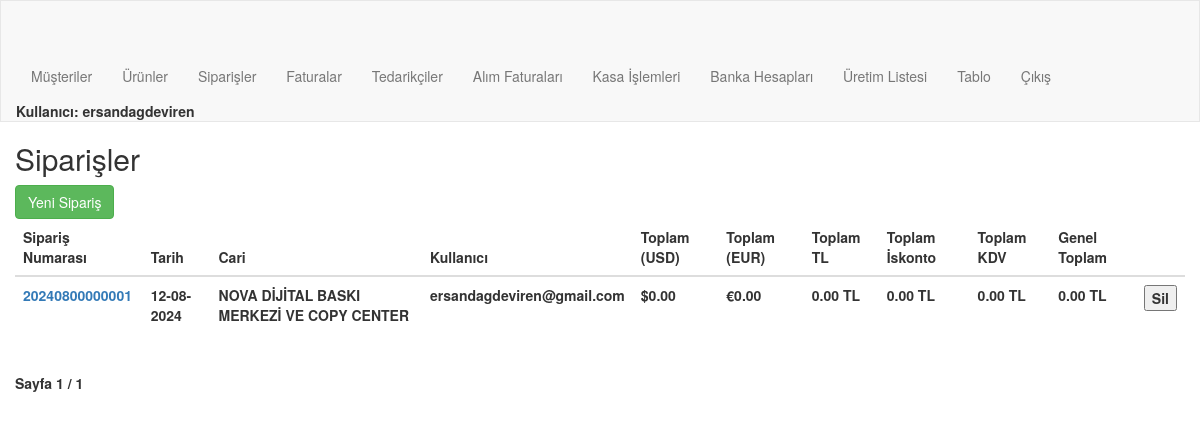
The page /order/orders/ (signed in) on the database as committed earlier.
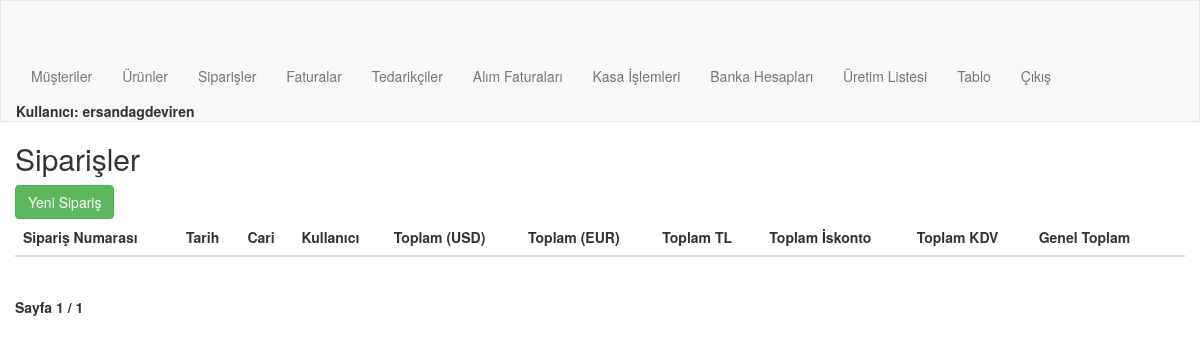
The same page on the database as committed later.
### order/models.py (models this page shows, shortened)
class Order(models.Model):
    order_number = models.CharField(max_length=20, unique=True, blank=True)
    customer = models.ForeignKey(Customer, on_delete=models.PROTECT, related_name="customer_orders")
    date = models.DateTimeField(auto_now_add=True)
    user = models.ForeignKey(User, on_delete=models.CASCADE, related_name="user_orders")
    is_billed = models.BooleanField(default=False)

class Customer(models.Model):
    user = models.ForeignKey(User, on_delete=models.CASCADE, related_name="user_customers",blank=True,null=True)
    customerCode = models.CharField(max_length=50)
    companyName = models.CharField(max_length=50)
    taxOffice = models.CharField(max_length=50)
    tax_number = models.CharField(max_length=50, blank=True)
    name = models.CharField(max_length=50, blank=True)
    middleName = models.CharField(max_length=50, blank=True)
    surname = models.CharField(max_length=50, blank=True)
    city = models.CharField(max_length=50)
    district = models.CharField(max_length=50)
    adress = models.CharField(max_length=250, blank=True)
    shipping_adress=models.CharField(max_length=250, blank=True)
    country = models.CharField(max_length=50, blank=True, default="Türkiye")
    email = models.EmailField(blank=True)
    telephone = models.CharField(max_length=11, blank=True)
    customerType = models.CharField(max_length=50, blank=True)
    contactPerson = models.CharField(max_length=50, blank=True)
    E_invoice=models.BooleanField(default=True)
    def __str__(self):
        return self.companyName

### order/views.py (the view)
# urls.py: path('orders/', views.order_list, name='order_list'),
@login_required
@user_passes_test(is_admin)
def order_list(request):
    if request.method == 'POST':
        order_id = request.POST.get('order_id')
        order = get_object_or_404(Order, id=order_id)
        order.delete()
        return redirect('order:order_list')
    orders = Order.objects.all().order_by('-date')
    orders_with_totals = []
    for order in orders:
        total_amount_usd = 0
        total_amount_eur = 0
        total_amount_tl = 0
        total_tax = 0
        total_discount = 0
        for item in order.order_items.all():
            product = item.product
            if item.discount_rate == 0:
                price_in_tl = item.price * item.quantity * item.currency_rate
                discount = 0
            else:
                price_in_tl = item.price * (100 - item.discount_rate) / 100 * item.quantity * item.currency_rate
                discount = (item.price * item.quantity * item.currency_rate) - (
                        item.price * (100 - item.discount_rate) / 100 * item.quantity * item.currency_rate)
            product_tax = price_in_tl * product.tax / 100
            if str(product.currency) == 'USD':
                total_amount_usd += item.price * item.quantity
            else:  # Assuming it's EUR if not USD
                total_amount_eur += item.price * item.quantity
            total_amount_tl += price_in_tl
            total_tax += product_tax
            total_discount += discount
        total_amount_tl = round(total_amount_tl, 2)
        total_amount_eur = round(total_amount_eur, 2)
        total_amount_usd = round(total_amount_usd, 2)
        total_discount = round(total_discount, 2)
        total_tax = round(total_tax, 2)
        grand_total = total_amount_tl + total_tax
        orders_with_totals.append({
            'order': order,
            'total_amount_usd': f"{total_amount_usd:,.2f}",
            'total_amount_eur': f"{total_amount_eur:,.2f}",
            'total_amount_tl': f"{total_amount_tl:,.2f}",
            'total_discount': f"{total_discount:,.2f}",
            'total_tax': f"{total_tax:,.2f}",
            'grand_total': f"{grand_total:,.2f}",
            'order_date': order.date.strftime('%d-%m-%Y'),  # Adding the order date
        })
    paginator = Paginator(orders_with_totals, 50)  # Show 20 orders per page
    page_number = request.GET.get('page')
    page_obj = paginator.get_page(page_number)
    return render(request, 'order/order_list.html', {'page_obj': page_obj})

### order/models.py (called while the page is built)
    def __str__(self):
        return self.currency

### order/views.py (called while the page is built)
def is_admin(user):
    return user.is_authenticated and user.is_staff

### order/Templates/order/order_list.html (shortened to what this page needs)
{% extends "order/navbar.html" %}
{% block content %}
<body>
    <h2>Siparişler</h2>
    <a href="{% url 'order:customer_list' %}" class="btn btn-success mb-2">Yeni Sipariş</a>
    <table class="table">
        <thead>
            <tr>
                <th>Sipariş Numarası</th>
                <th>Tarih</th>
                <th>Cari</th>
                <th>Kullanıcı</th>
                <th>Toplam (USD)</th>
                <th>Toplam (EUR)</th>
                <th>Toplam TL</th>
                <th>Toplam İskonto</th>
                <th>Toplam KDV</th>
                <th>Genel Toplam</th>
                <th></th>
            </tr>
        </thead>
        <tbody>
            {% for order_with_total in page_obj %}
            {% if not order_with_total.order.is_billed %}
            <tr>
                <td><a href="{% url 'order:order_detail' order_with_total.order.order_number %}">{{ order_with_total.order.order_number }}</a></td>
                <td>{{ order_with_total.order_date }}</td>
                <td>{{ order_with_total.order.customer }}</td>
                <td>{{ order_with_total.order.user.username }}</td>
                <td>${{ order_with_total.total_amount_usd }}</td>
                <td>€{{ order_with_total.total_amount_eur }}</td>
                <td>{{ order_with_total.total_amount_tl }} TL</td>
                <td>{{ order_with_total.total_discount }} TL</td>
                <td>{{ order_with_total.total_tax }} TL</td>
                <td><b>{{ order_with_total.grand_total }} TL</b></td>
                <td>
                    <form method="POST" onsubmit="return confirmDelete();">
                        <button type="submit" name="delete_order">Sil</button>
                    </form>
                </td>
            </tr>
            {% endif %}
            {% endfor %}
        </tbody>
    </table>
    <div class="pagination">
        <span class="step-links">
            <span class="current">
                Sayfa {{ page_obj.number }} / {{ page_obj.paginator.num_pages }}
            </span>
        </span>
    </div>
</body>
{% endblock %}

Rows that differ between the two databases and show on the page:
removed Order: order.order_number "20240800000001", order_date "12-08-2024", order.customer "NOVA DİJİTAL BASKI MERKEZİ VE COPY CENTER", order.user.username "ersandagdeviren@gmail.com", total_amount_usd "0.00", total_amount_eur "0.00", total_amount_tl "0.00", total_discount "0.00", total_tax "0.00", grand_total "0.00"
